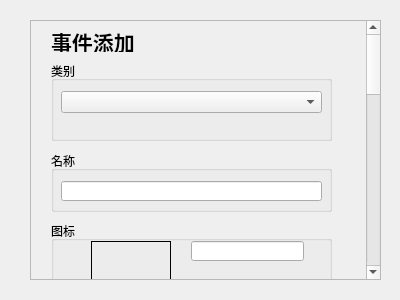
<?xml version="1.0" encoding="UTF-8"?>
<ui version="4.0">
 <class>Form</class>
 <widget class="QWidget" name="Form">
  <property name="geometry">
   <rect>
    <x>0</x>
    <y>0</y>
    <width>400</width>
    <height>300</height>
   </rect>
  </property>
  <property name="windowTitle">
   <string>AddItem</string>
  </property>
  <property name="windowIcon">
   <iconset>
    <normaloff>../icons/pen-to-square.svg</normaloff>../icons/pen-to-square.svg</iconset>
  </property>
  <widget class="QScrollArea" name="scrollArea">
   <property name="geometry">
    <rect>
     <x>30</x>
     <y>20</y>
     <width>351</width>
     <height>260</height>
    </rect>
   </property>
   <property name="verticalScrollBarPolicy">
    <enum>Qt::ScrollBarAsNeeded</enum>
   </property>
   <property name="horizontalScrollBarPolicy">
    <enum>Qt::ScrollBarAlwaysOff</enum>
   </property>
   <property name="widgetResizable">
    <bool>false</bool>
   </property>
   <widget class="QWidget" name="scrollAreaWidgetContents">
    <property name="geometry">
     <rect>
      <x>0</x>
      <y>-511</y>
      <width>349</width>
      <height>1000</height>
     </rect>
    </property>
    <widget class="QLabel" name="label">
     <property name="geometry">
      <rect>
       <x>20</x>
       <y>10</y>
       <width>111</width>
       <height>21</height>
      </rect>
     </property>
     <property name="font">
      <font>
       <pointsize>16</pointsize>
       <bold>true</bold>
      </font>
     </property>
     <property name="text">
      <string>事件添加</string>
     </property>
    </widget>
    <widget class="QGroupBox" name="groupBox">
     <property name="geometry">
      <rect>
       <x>20</x>
       <y>780</y>
       <width>281</width>
       <height>131</height>
      </rect>
     </property>
     <property name="title">
      <string>重复</string>
     </property>
     <property name="checkable">
      <bool>true</bool>
     </property>
     <property name="checked">
      <bool>false</bool>
     </property>
     <widget class="QWidget" name="verticalLayoutWidget">
      <property name="geometry">
       <rect>
        <x>20</x>
        <y>20</y>
        <width>241</width>
        <height>92</height>
       </rect>
      </property>
      <layout class="QVBoxLayout" name="verticalLayout">
       <item>
        <widget class="QLabel" name="label_2">
         <property name="text">
          <string>重复次数</string>
         </property>
        </widget>
       </item>
       <item>
        <widget class="QSpinBox" name="spinBox"/>
       </item>
       <item>
        <widget class="QLabel" name="label_3">
         <property name="text">
          <string>周期</string>
         </property>
        </widget>
       </item>
       <item>
        <widget class="QSpinBox" name="spinBox_2">
         <property name="suffix">
          <string>天</string>
         </property>
         <property name="prefix">
          <string/>
         </property>
        </widget>
       </item>
      </layout>
     </widget>
    </widget>
    <widget class="QGroupBox" name="groupBox_2">
     <property name="geometry">
      <rect>
       <x>20</x>
       <y>130</y>
       <width>281</width>
       <height>61</height>
      </rect>
     </property>
     <property name="title">
      <string>名称</string>
     </property>
     <widget class="QLineEdit" name="lineEdit">
      <property name="geometry">
       <rect>
        <x>10</x>
        <y>30</y>
        <width>261</width>
        <height>20</height>
       </rect>
      </property>
     </widget>
    </widget>
    <widget class="QGroupBox" name="groupBox_3">
     <property name="geometry">
      <rect>
       <x>20</x>
       <y>200</y>
       <width>281</width>
       <height>121</height>
      </rect>
     </property>
     <property name="title">
      <string>图标</string>
     </property>
     <widget class="QLabel" name="label_4">
      <property name="geometry">
       <rect>
        <x>40</x>
        <y>20</y>
        <width>80</width>
        <height>80</height>
       </rect>
      </property>
      <property name="frameShape">
       <enum>QFrame::Box</enum>
      </property>
      <property name="text">
       <string/>
      </property>
      <property name="scaledContents">
       <bool>true</bool>
      </property>
     </widget>
     <widget class="QPushButton" name="pushButton">
      <property name="geometry">
       <rect>
        <x>160</x>
        <y>60</y>
        <width>75</width>
        <height>24</height>
       </rect>
      </property>
      <property name="text">
       <string>选择</string>
      </property>
     </widget>
     <widget class="QLineEdit" name="lineEdit_2">
      <property name="geometry">
       <rect>
        <x>140</x>
        <y>20</y>
        <width>113</width>
        <height>20</height>
       </rect>
      </property>
     </widget>
    </widget>
    <widget class="QGroupBox" name="groupBox_4">
     <property name="geometry">
      <rect>
       <x>20</x>
       <y>330</y>
       <width>281</width>
       <height>121</height>
      </rect>
     </property>
     <property name="title">
      <string>备注</string>
     </property>
     <widget class="QPlainTextEdit" name="plainTextEdit">
      <property name="geometry">
       <rect>
        <x>10</x>
        <y>20</y>
        <width>261</width>
        <height>91</height>
       </rect>
      </property>
     </widget>
    </widget>
    <widget class="QGroupBox" name="groupBox_5">
     <property name="geometry">
      <rect>
       <x>20</x>
       <y>620</y>
       <width>281</width>
       <height>141</height>
      </rect>
     </property>
     <property name="title">
      <string>时间</string>
     </property>
     <widget class="QWidget" name="verticalLayoutWidget_2">
      <property name="geometry">
       <rect>
        <x>20</x>
        <y>20</y>
        <width>241</width>
        <height>111</height>
       </rect>
      </property>
      <layout class="QVBoxLayout" name="verticalLayout_2">
       <item>
        <widget class="QLabel" name="label_6">
         <property name="text">
          <string>开始时间</string>
         </property>
        </widget>
       </item>
       <item>
        <widget class="QDateTimeEdit" name="dateTimeEdit">
         <property name="displayFormat">
          <string>yyyy/M/d HH:mm</string>
         </property>
         <property name="calendarPopup">
          <bool>true</bool>
         </property>
        </widget>
       </item>
       <item>
        <widget class="QLabel" name="label_7">
         <property name="text">
          <string>结束时间</string>
         </property>
        </widget>
       </item>
       <item>
        <widget class="QDateTimeEdit" name="dateTimeEdit_2">
         <property name="showGroupSeparator" stdset="0">
          <bool>false</bool>
         </property>
         <property name="displayFormat">
          <string>yyyy/M/d HH:mm</string>
         </property>
         <property name="calendarPopup">
          <bool>true</bool>
         </property>
        </widget>
       </item>
      </layout>
     </widget>
    </widget>
    <widget class="QPushButton" name="pushButton_2">
     <property name="geometry">
      <rect>
       <x>120</x>
       <y>940</y>
       <width>75</width>
       <height>24</height>
      </rect>
     </property>
     <property name="text">
      <string>提交</string>
     </property>
    </widget>
    <widget class="QGroupBox" name="groupBox_6">
     <property name="geometry">
      <rect>
       <x>20</x>
       <y>40</y>
       <width>281</width>
       <height>80</height>
      </rect>
     </property>
     <property name="title">
      <string>类别</string>
     </property>
     <widget class="QComboBox" name="comboBox">
      <property name="geometry">
       <rect>
        <x>10</x>
        <y>30</y>
        <width>261</width>
        <height>22</height>
       </rect>
      </property>
      <property name="editable">
       <bool>false</bool>
      </property>
     </widget>
    </widget>
    <widget class="QGroupBox" name="groupBox_7">
     <property name="geometry">
      <rect>
       <x>20</x>
       <y>470</y>
       <width>281</width>
       <height>131</height>
      </rect>
     </property>
     <property name="styleSheet">
      <string notr="true">background-color: rgb(255, 255, 255,0.2);</string>
     </property>
     <property name="title">
      <string>颜色</string>
     </property>
     <widget class="QLabel" name="label_5">
      <property name="geometry">
       <rect>
        <x>20</x>
        <y>30</y>
        <width>54</width>
        <height>16</height>
       </rect>
      </property>
      <property name="text">
       <string>前景颜色</string>
      </property>
     </widget>
     <widget class="QLabel" name="label_8">
      <property name="geometry">
       <rect>
        <x>150</x>
        <y>30</y>
        <width>54</width>
        <height>16</height>
       </rect>
      </property>
      <property name="text">
       <string>背景颜色</string>
      </property>
     </widget>
     <widget class="QPushButton" name="pushButton_3">
      <property name="geometry">
       <rect>
        <x>80</x>
        <y>60</y>
        <width>30</width>
        <height>30</height>
       </rect>
      </property>
      <property name="text">
       <string/>
      </property>
      <property name="icon">
       <iconset>
        <normaloff>../icons/pen-to-square.svg</normaloff>../icons/pen-to-square.svg</iconset>
      </property>
      <property name="flat">
       <bool>true</bool>
      </property>
     </widget>
     <widget class="QPushButton" name="pushButton_4">
      <property name="geometry">
       <rect>
        <x>210</x>
        <y>60</y>
        <width>30</width>
        <height>30</height>
       </rect>
      </property>
      <property name="text">
       <string/>
      </property>
      <property name="icon">
       <iconset>
        <normaloff>../icons/pen-to-square.svg</normaloff>../icons/pen-to-square.svg</iconset>
      </property>
      <property name="flat">
       <bool>true</bool>
      </property>
     </widget>
     <widget class="QLabel" name="label_9">
      <property name="geometry">
       <rect>
        <x>20</x>
        <y>62</y>
        <width>25</width>
        <height>25</height>
       </rect>
      </property>
      <property name="toolTip">
       <string>#000000</string>
      </property>
      <property name="styleSheet">
       <string notr="true">color: rgb(0, 0, 0);</string>
      </property>
      <property name="frameShape">
       <enum>QFrame::Box</enum>
      </property>
      <property name="text">
       <string>C</string>
      </property>
      <property name="alignment">
       <set>Qt::AlignCenter</set>
      </property>
     </widget>
     <widget class="QLabel" name="label_10">
      <property name="geometry">
       <rect>
        <x>160</x>
        <y>62</y>
        <width>25</width>
        <height>25</height>
       </rect>
      </property>
      <property name="toolTip">
       <string>#ffffff</string>
      </property>
      <property name="styleSheet">
       <string notr="true">background-color: rgb(255, 255, 255);</string>
      </property>
      <property name="frameShape">
       <enum>QFrame::Box</enum>
      </property>
      <property name="text">
       <string>C</string>
      </property>
      <property name="alignment">
       <set>Qt::AlignCenter</set>
      </property>
     </widget>
    </widget>
   </widget>
  </widget>
 </widget>
 <resources/>
 <connections/>
</ui>
